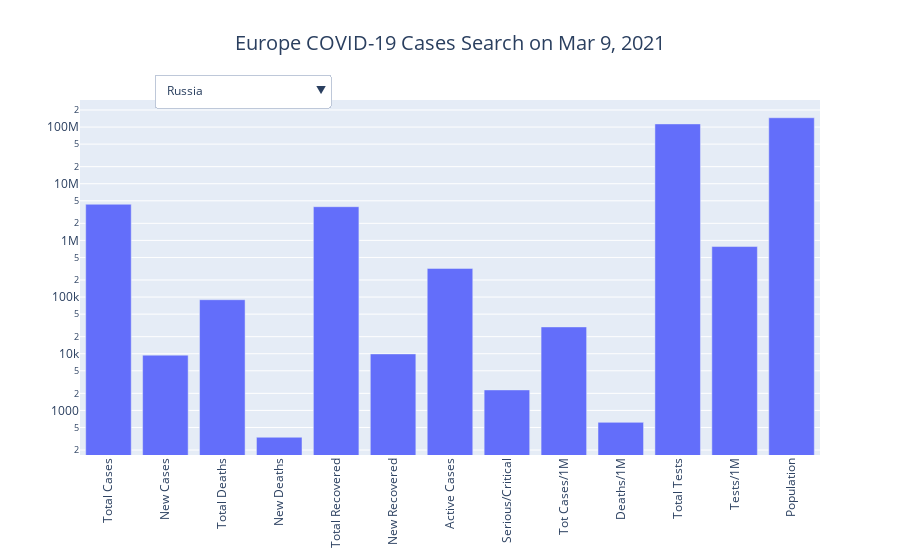

Here is the notebook cell this chart was saved with:
### Code cell
country_visualization('Europe')

### Figure 1 — Plotly figure (JSON) as saved in the notebook; plotly's stock layout.template omitted (floating-point values rounded to 4 significant figures; data arrays with more than 128 entries replaced by an {"elided": "..."} marker saying what was removed)
{"data": [{"name": "Russia", "type": "bar", "visible": true, "x": ["Total Cases", "New Cases", "Total Deaths", "New Deaths", "Total Recovered", "New Recovered", "Active Cases", "Serious/Critical", "Tot Cases/1M", "Deaths/1M", "Total Tests", "Tests/1M", "Population"], "y": [4342474, 9445, 89809, 336, 3932177, 9931, 320488, 2300, 29748, 615, 113700000, 778887, 145977558]}, {"name": "UK", "type": "bar", "visible": false, "x": ["Total Cases", "New Cases", "Total Deaths", "New Deaths", "Total Recovered", "New Recovered", "Active Cases", "Serious/Critical", "Tot Cases/1M", "Deaths/1M", "Total Tests", "Tests/1M", "Population"], "y": [4228998, 5766, 124797, 231, 3315934, 37305, 788267, 1356, 62071, 1832, 98133566, 1440364, 68131084]}, {"name": "France", "type": "bar", "visible": false, "x": ["Total Cases", "New Cases", "Total Deaths", "New Deaths", "Total Recovered", "New Recovered", "Active Cases", "Serious/Critical", "Tot Cases/1M", "Deaths/1M", "Total Tests", "Tests/1M", "Population"], "y": [3932862, 23302, 89301, 316, 267539, 1443, 3576022, 3918, 60160, 1366, 55599261, 850494, 65372907]}, {"name": "Spain", "type": "bar", "visible": false, "x": ["Total Cases", "New Cases", "Total Deaths", "New Deaths", "Total Recovered", "New Recovered", "Active Cases", "Serious/Critical", "Tot Cases/1M", "Deaths/1M", "Total Tests", "Tests/1M", "Population"], "y": [3164983, 4013, 71727, 291, 2823433, 12504, 269823, 2358, 67675, 1534, 40292390, 861551, 46767250]}, {"name": "Italy", "type": "bar", "visible": false, "x": ["Total Cases", "New Cases", "Total Deaths", "New Deaths", "Total Recovered", "New Recovered", "Active Cases", "Serious/Critical", "Tot Cases/1M", "Deaths/1M", "Total Tests", "Tests/1M", "Population"], "y": [3101093, 19749, 100479, 376, 2521731, 12999, 478883, 2756, 51342, 1664, 42872865, 709809, 60400547]}, {"name": "Germany", "type": "bar", "visible": false, "x": ["Total Cases", "New Cases", "Total Deaths", "New Deaths", "Total Recovered", "New Recovered", "Active Cases", "Serious/Critical", "Tot Cases/1M", "Deaths/1M", "Total Tests", "Tests/1M", "Population"], "y": [2520609, 6841, 72981, 283, 2319600, 8700, 128028, 2848, 30019, 869, 45114160, 537277, 83968223]}, {"name": "Poland", "type": "bar", "visible": false, "x": ["Total Cases", "New Cases", "Total Deaths", "New Deaths", "Total Recovered", "New Recovered", "Active Cases", "Serious/Critical", "Tot Cases/1M", "Deaths/1M", "Total Tests", "Tests/1M", "Population"], "y": [1811036, 9954, 45599, 282, 1503353, 9270, 262084, 1837, 47888, 1206, 10328276, 273104, 37818045]}, {"name": "Ukraine", "type": "bar", "visible": false, "x": ["Total Cases", "New Cases", "Total Deaths", "New Deaths", "Total Recovered", "New Recovered", "Active Cases", "Serious/Critical", "Tot Cases/1M", "Deaths/1M", "Total Tests", "Tests/1M", "Population"], "y": [1410061, 3261, 27204, 76, 1199229, 975, 183628, 177, 32376, 625, 7062386, 162159, 43552328]}, {"name": "Czechia", "type": "bar", "visible": false, "x": ["Total Cases", "New Cases", "Total Deaths", "New Deaths", "Total Recovered", "New Recovered", "Active Cases", "Serious/Critical", "Tot Cases/1M", "Deaths/1M", "Total Tests", "Tests/1M", "Population"], "y": [1335815, 10466, 22147, 110, 1150634, 269, 163034, 1789, 124579, 2065, 8877876, 827955, 10722655]}, {"name": "Netherlands", "type": "bar", "visible": false, "x": ["Total Cases", "New Cases", "Total Deaths", "New Deaths", "Total Recovered", "New Recovered", "Active Cases", "Serious/Critical", "Tot Cases/1M", "Deaths/1M", "Total Tests", "Tests/1M", "Population"], "y": [1128202, 4293, 15917, 56, 0, 0, 0, 556, 65742, 928, 6970400, 406178, 17160963]}, {"name": "Romania", "type": "bar", "visible": false, "x": ["Total Cases", "New Cases", "Total Deaths", "New Deaths", "Total Recovered", "New Recovered", "Active Cases", "Serious/Critical", "Tot Cases/1M", "Deaths/1M", "Total Tests", "Tests/1M", "Population"], "y": [835552, 4989, 21056, 93, 767219, 5588, 47277, 1126, 43634, 1100, 6574329, 343324, 19149049]}, {"name": "Portugal", "type": "bar", "visible": false, "x": ["Total Cases", "New Cases", "Total Deaths", "New Deaths", "Total Recovered", "New Recovered", "Active Cases", "Serious/Critical", "Tot Cases/1M", "Deaths/1M", "Total Tests", "Tests/1M", "Population"], "y": [811306, 847, 16595, 30, 734218, 1872, 60493, 312, 79726, 1631, 8429713, 828375, 10176204]}, {"name": "Belgium", "type": "bar", "visible": false, "x": ["Total Cases", "New Cases", "Total Deaths", "New Deaths", "Total Recovered", "New Recovered", "Active Cases", "Serious/Critical", "Tot Cases/1M", "Deaths/1M", "Total Tests", "Tests/1M", "Population"], "y": [789008, 1117, 22292, 31, 53588, 71, 713128, 425, 67876, 1918, 9793185, 842475, 11624300]}, {"name": "Sweden", "type": "bar", "visible": false, "x": ["Total Cases", "New Cases", "Total Deaths", "New Deaths", "Total Recovered", "New Recovered", "Active Cases", "Serious/Critical", "Tot Cases/1M", "Deaths/1M", "Total Tests", "Tests/1M", "Population"], "y": [695975, -1, 13042, 34, 0, 0, 0, 216, 68620, 1286, 6378529, 628890, 10142523]}, {"name": "Switzerland", "type": "bar", "visible": false, "x": ["Total Cases", "New Cases", "Total Deaths", "New Deaths", "Total Recovered", "New Recovered", "Active Cases", "Serious/Critical", "Tot Cases/1M", "Deaths/1M", "Total Tests", "Tests/1M", "Population"], "y": [566412, 1378, 10065, 9, 521912, -1, 34435, 167, 65119, 1157, 5286832, 607816, 8698077]}, {"name": "Serbia", "type": "bar", "visible": false, "x": ["Total Cases", "New Cases", "Total Deaths", "New Deaths", "Total Recovered", "New Recovered", "Active Cases", "Serious/Critical", "Tot Cases/1M", "Deaths/1M", "Total Tests", "Tests/1M", "Population"], "y": [494106, 4576, 4599, 20, 400347, -1, 89160, 189, 56708, 528, 3072096, 352584, 8713088]}, {"name": "Austria", "type": "bar", "visible": false, "x": ["Total Cases", "New Cases", "Total Deaths", "New Deaths", "Total Recovered", "New Recovered", "Active Cases", "Serious/Critical", "Tot Cases/1M", "Deaths/1M", "Total Tests", "Tests/1M", "Population"], "y": [479391, 2411, 8757, 25, 447041, 2009, 23593, 338, 53020, 969, 5778608, 639106, 9041707]}, {"name": "Hungary", "type": "bar", "visible": false, "x": ["Total Cases", "New Cases", "Total Deaths", "New Deaths", "Total Recovered", "New Recovered", "Active Cases", "Serious/Critical", "Tot Cases/1M", "Deaths/1M", "Total Tests", "Tests/1M", "Population"], "y": [475207, 6494, 16146, 158, 338946, 2202, 120115, 833, 49278, 1674, 3891778, 403568, 9643436]}, {"name": "Slovakia", "type": "bar", "visible": false, "x": ["Total Cases", "New Cases", "Total Deaths", "New Deaths", "Total Recovered", "New Recovered", "Active Cases", "Serious/Critical", "Tot Cases/1M", "Deaths/1M", "Total Tests", "Tests/1M", "Population"], "y": [325993, 2207, 8037, 116, 255300, -1, 62656, 740, 59690, 1472, 2137775, 391429, 5461463]}, {"name": "Belarus", "type": "bar", "visible": false, "x": ["Total Cases", "New Cases", "Total Deaths", "New Deaths", "Total Recovered", "New Recovered", "Active Cases", "Serious/Critical", "Tot Cases/1M", "Deaths/1M", "Total Tests", "Tests/1M", "Population"], "y": [297514, 1073, 2055, 8, 288049, 852, 7410, -1, 31492, 218, 5025044, 531909, 9447182]}, {"name": "Bulgaria", "type": "bar", "visible": false, "x": ["Total Cases", "New Cases", "Total Deaths", "New Deaths", "Total Recovered", "New Recovered", "Active Cases", "Serious/Critical", "Tot Cases/1M", "Deaths/1M", "Total Tests", "Tests/1M", "Population"], "y": [266805, 3502, 10902, 138, 217518, 3403, 38385, 497, 38599, 1577, 1778810, 257340, 6912303]}, {"name": "Croatia", "type": "bar", "visible": false, "x": ["Total Cases", "New Cases", "Total Deaths", "New Deaths", "Total Recovered", "New Recovered", "Active Cases", "Serious/Critical", "Tot Cases/1M", "Deaths/1M", "Total Tests", "Tests/1M", "Population"], "y": [247099, 491, 5621, 19, 238121, 464, 3357, 78, 60448, 1375, 1396129, 341537, 4087784]}, {"name": "Ireland", "type": "bar", "visible": false, "x": ["Total Cases", "New Cases", "Total Deaths", "New Deaths", "Total Recovered", "New Recovered", "Active Cases", "Serious/Critical", "Tot Cases/1M", "Deaths/1M", "Total Tests", "Tests/1M", "Population"], "y": [223957, 306, 4452, 30, 23364, -1, 196141, 93, 45011, 895, 3656842, 734957, 4975586]}, {"name": "Denmark", "type": "bar", "visible": false, "x": ["Total Cases", "New Cases", "Total Deaths", "New Deaths", "Total Recovered", "New Recovered", "Active Cases", "Serious/Critical", "Tot Cases/1M", "Deaths/1M", "Total Tests", "Tests/1M", "Population"], "y": [215791, 527, 2381, -1, 206421, 589, 6989, 38, 37165, 410, 18364726, 3162934, 5806231]}, {"name": "Greece", "type": "bar", "visible": false, "x": ["Total Cases", "New Cases", "Total Deaths", "New Deaths", "Total Recovered", "New Recovered", "Active Cases", "Serious/Critical", "Tot Cases/1M", "Deaths/1M", "Total Tests", "Tests/1M", "Population"], "y": [209462, 3181, 6843, 46, 179672, 3594, 22947, 477, 20164, 659, 5638039, 542750, 10387913]}, {"name": "Lithuania", "type": "bar", "visible": false, "x": ["Total Cases", "New Cases", "Total Deaths", "New Deaths", "Total Recovered", "New Recovered", "Active Cases", "Serious/Critical", "Tot Cases/1M", "Deaths/1M", "Total Tests", "Tests/1M", "Population"], "y": [202900, 462, 3341, 4, 189070, 825, 10489, 148, 75260, 1239, 2182242, 809444, 2695978]}, {"name": "Moldova", "type": "bar", "visible": false, "x": ["Total Cases", "New Cases", "Total Deaths", "New Deaths", "Total Recovered", "New Recovered", "Active Cases", "Serious/Critical", "Tot Cases/1M", "Deaths/1M", "Total Tests", "Tests/1M", "Population"], "y": [196475, 873, 4150, 21, 173141, 899, 19184, 331, 48783, 1030, 748683, 185893, 4027499]}, {"name": "Slovenia", "type": "bar", "visible": false, "x": ["Total Cases", "New Cases", "Total Deaths", "New Deaths", "Total Recovered", "New Recovered", "Active Cases", "Serious/Critical", "Tot Cases/1M", "Deaths/1M", "Total Tests", "Tests/1M", "Population"], "y": [196421, 740, 3904, 7, 181915, 892, 10602, 90, 94472, 1878, 950058, 456949, 2079135]}, {"name": "Bosnia and Herzegovina", "type": "bar", "visible": false, "x": ["Total Cases", "New Cases", "Total Deaths", "New Deaths", "Total Recovered", "New Recovered", "Active Cases", "Serious/Critical", "Tot Cases/1M", "Deaths/1M", "Total Tests", "Tests/1M", "Population"], "y": [138542, 1251, 5345, 48, 119135, 415, 14062, -1, 42410, 1636, 694132, 212486, 3266726]}, {"name": "Albania", "type": "bar", "visible": false, "x": ["Total Cases", "New Cases", "Total Deaths", "New Deaths", "Total Recovered", "New Recovered", "Active Cases", "Serious/Critical", "Tot Cases/1M", "Deaths/1M", "Total Tests", "Tests/1M", "Population"], "y": [114209, 629, 1969, 13, 76784, 897, 35456, 46, 39716, 685, 490642, 170621, 2875632]}, {"name": "North Macedonia", "type": "bar", "visible": false, "x": ["Total Cases", "New Cases", "Total Deaths", "New Deaths", "Total Recovered", "New Recovered", "Active Cases", "Serious/Critical", "Tot Cases/1M", "Deaths/1M", "Total Tests", "Tests/1M", "Population"], "y": [108350, 871, 3228, 22, 95822, 412, 9300, 124, 52008, 1549, 548210, 263143, 2083315]}, {"name": "Latvia", "type": "bar", "visible": false, "x": ["Total Cases", "New Cases", "Total Deaths", "New Deaths", "Total Recovered", "New Recovered", "Active Cases", "Serious/Critical", "Tot Cases/1M", "Deaths/1M", "Total Tests", "Tests/1M", "Population"], "y": [90997, 472, 1705, 6, 80892, 645, 8400, 84, 48616, 911, 1600474, 855060, 1871769]}, {"name": "Montenegro", "type": "bar", "visible": false, "x": ["Total Cases", "New Cases", "Total Deaths", "New Deaths", "Total Recovered", "New Recovered", "Active Cases", "Serious/Critical", "Tot Cases/1M", "Deaths/1M", "Total Tests", "Tests/1M", "Population"], "y": [80803, 612, 1092, 7, 70648, 511, 9063, 69, 128642, 1739, 296858, 472613, 628121]}, {"name": "Estonia", "type": "bar", "visible": false, "x": ["Total Cases", "New Cases", "Total Deaths", "New Deaths", "Total Recovered", "New Recovered", "Active Cases", "Serious/Critical", "Tot Cases/1M", "Deaths/1M", "Total Tests", "Tests/1M", "Population"], "y": [77491, 1308, 669, 2, 57206, 1565, 19616, 53, 58389, 504, 994902, 749654, 1327149]}, {"name": "Norway", "type": "bar", "visible": false, "x": ["Total Cases", "New Cases", "Total Deaths", "New Deaths", "Total Recovered", "New Recovered", "Active Cases", "Serious/Critical", "Tot Cases/1M", "Deaths/1M", "Total Tests", "Tests/1M", "Population"], "y": [76484, 714, 632, -1, 66014, -1, 9838, 19, 14033, 116, 3910562, 717490, 5450339]}, {"name": "Finland", "type": "bar", "visible": false, "x": ["Total Cases", "New Cases", "Total Deaths", "New Deaths", "Total Recovered", "New Recovered", "Active Cases", "Serious/Critical", "Tot Cases/1M", "Deaths/1M", "Total Tests", "Tests/1M", "Population"], "y": [63110, 588, 776, 2, 46000, -1, 16334, 40, 11378, 140, 3512031, 633181, 5546645]}, {"name": "Luxembourg", "type": "bar", "visible": false, "x": ["Total Cases", "New Cases", "Total Deaths", "New Deaths", "Total Recovered", "New Recovered", "Active Cases", "Serious/Critical", "Tot Cases/1M", "Deaths/1M", "Total Tests", "Tests/1M", "Population"], "y": [56822, 145, 668, 5, 53266, 26, 2888, 21, 89775, 1055, 2194489, 3467136, 632940]}, {"name": "Malta", "type": "bar", "visible": false, "x": ["Total Cases", "New Cases", "Total Deaths", "New Deaths", "Total Recovered", "New Recovered", "Active Cases", "Serious/Critical", "Tot Cases/1M", "Deaths/1M", "Total Tests", "Tests/1M", "Population"], "y": [24847, 248, 335, 1, 21477, 390, 3035, 18, 56170, 757, 733474, 1658123, 442352]}, {"name": "Andorra", "type": "bar", "visible": false, "x": ["Total Cases", "New Cases", "Total Deaths", "New Deaths", "Total Recovered", "New Recovered", "Active Cases", "Serious/Critical", "Tot Cases/1M", "Deaths/1M", "Total Tests", "Tests/1M", "Population"], "y": [11089, 20, 112, -1, 10685, 24, 292, 17, 143361, 1448, 193595, 2502844, 77350]}, {"name": "Iceland", "type": "bar", "visible": false, "x": ["Total Cases", "New Cases", "Total Deaths", "New Deaths", "Total Recovered", "New Recovered", "Active Cases", "Serious/Critical", "Tot Cases/1M", "Deaths/1M", "Total Tests", "Tests/1M", "Population"], "y": [6067, 3, 29, -1, 6022, 2, 16, 6, 17700, 85, 508716, 1484158, 342764]}, {"name": "Gibraltar", "type": "bar", "visible": false, "x": ["Total Cases", "New Cases", "Total Deaths", "New Deaths", "Total Recovered", "New Recovered", "Active Cases", "Serious/Critical", "Tot Cases/1M", "Deaths/1M", "Total Tests", "Tests/1M", "Population"], "y": [4255, 6, 93, -1, 4136, 2, 26, 1, 126321, 2761, 194538, 5775383, 33684]}, {"name": "Channel Islands", "type": "bar", "visible": false, "x": ["Total Cases", "New Cases", "Total Deaths", "New Deaths", "Total Recovered", "New Recovered", "Active Cases", "Serious/Critical", "Tot Cases/1M", "Deaths/1M", "Total Tests", "Tests/1M", "Population"], "y": [4043, 1, 86, -1, 3958, 10, -1, 1, 23108, 492, 388235, 2218968, 174962]}, {"name": "San Marino", "type": "bar", "visible": false, "x": ["Total Cases", "New Cases", "Total Deaths", "New Deaths", "Total Recovered", "New Recovered", "Active Cases", "Serious/Critical", "Tot Cases/1M", "Deaths/1M", "Total Tests", "Tests/1M", "Population"], "y": [3984, 46, 77, 1, 3457, 21, 450, 9, 117245, 2266, 45513, 1339406, 33980]}, {"name": "Liechtenstein", "type": "bar", "visible": false, "x": ["Total Cases", "New Cases", "Total Deaths", "New Deaths", "Total Recovered", "New Recovered", "Active Cases", "Serious/Critical", "Tot Cases/1M", "Deaths/1M", "Total Tests", "Tests/1M", "Population"], "y": [2594, 2, 55, 1, 2519, -1, 20, 1, 67900, 1440, 28293, 740596, 38203]}, {"name": "Monaco", "type": "bar", "visible": false, "x": ["Total Cases", "New Cases", "Total Deaths", "New Deaths", "Total Recovered", "New Recovered", "Active Cases", "Serious/Critical", "Tot Cases/1M", "Deaths/1M", "Total Tests", "Tests/1M", "Population"], "y": [2048, 20, 26, -1, 1869, 19, 153, 4, 51936, 659, 51953, 1317501, 39433]}, {"name": "Isle of Man", "type": "bar", "visible": false, "x": ["Total Cases", "New Cases", "Total Deaths", "New Deaths", "Total Recovered", "New Recovered", "Active Cases", "Serious/Critical", "Tot Cases/1M", "Deaths/1M", "Total Tests", "Tests/1M", "Population"], "y": [952, 87, 25, -1, 417, -1, 510, 2, 11155, 293, 36419, 426742, 85342]}, {"name": "Faeroe Islands", "type": "bar", "visible": false, "x": ["Total Cases", "New Cases", "Total Deaths", "New Deaths", "Total Recovered", "New Recovered", "Active Cases", "Serious/Critical", "Tot Cases/1M", "Deaths/1M", "Total Tests", "Tests/1M", "Population"], "y": [660, -1, 1, -1, 657, -1, 2, -1, 13472, 20, 234051, 4777429, 48991]}, {"name": "Vatican City", "type": "bar", "visible": false, "x": ["Total Cases", "New Cases", "Total Deaths", "New Deaths", "Total Recovered", "New Recovered", "Active Cases", "Serious/Critical", "Tot Cases/1M", "Deaths/1M", "Total Tests", "Tests/1M", "Population"], "y": [27, -1, -1, -1, 15, -1, 12, -1, 33666, -1, -1, -1, 802]}], "layout": {"title": {"font": {"size": 20}, "text": "Europe COVID-19 Cases Search on Mar 9, 2021", "x": 0.5, "xanchor": "center"}, "updatemenus": [{"buttons": [{"args": [{"visible": {"elided": "210 bool values"}}], "label": "Russia", "method": "update"}, {"args": [{"visible": {"elided": "210 bool values"}}], "label": "UK", "method": "update"}, {"args": [{"visible": {"elided": "210 bool values"}}], "label": "France", "method": "update"}, {"args": [{"visible": {"elided": "210 bool values"}}], "label": "Spain", "method": "update"}, {"args": [{"visible": {"elided": "210 bool values"}}], "label": "Italy", "method": "update"}, {"args": [{"visible": {"elided": "210 bool values"}}], "label": "Germany", "method": "update"}, {"args": [{"visible": {"elided": "210 bool values"}}], "label": "Poland", "method": "update"}, {"args": [{"visible": {"elided": "210 bool values"}}], "label": "Ukraine", "method": "update"}, {"args": [{"visible": {"elided": "210 bool values"}}], "label": "Czechia", "method": "update"}, {"args": [{"visible": {"elided": "210 bool values"}}], "label": "Netherlands", "method": "update"}, {"args": [{"visible": {"elided": "210 bool values"}}], "label": "Romania", "method": "update"}, {"args": [{"visible": {"elided": "210 bool values"}}], "label": "Portugal", "method": "update"}, {"args": [{"visible": {"elided": "210 bool values"}}], "label": "Belgium", "method": "update"}, {"args": [{"visible": {"elided": "210 bool values"}}], "label": "Sweden", "method": "update"}, {"args": [{"visible": {"elided": "210 bool values"}}], "label": "Switzerland", "method": "update"}, {"args": [{"visible": {"elided": "210 bool values"}}], "label": "Serbia", "method": "update"}, {"args": [{"visible": {"elided": "210 bool values"}}], "label": "Austria", "method": "update"}, {"args": [{"visible": {"elided": "210 bool values"}}], "label": "Hungary", "method": "update"}, {"args": [{"visible": {"elided": "210 bool values"}}], "label": "Slovakia", "method": "update"}, {"args": [{"visible": {"elided": "210 bool values"}}], "label": "Belarus", "method": "update"}, {"args": [{"visible": {"elided": "210 bool values"}}], "label": "Bulgaria", "method": "update"}, {"args": [{"visible": {"elided": "210 bool values"}}], "label": "Croatia", "method": "update"}, {"args": [{"visible": {"elided": "210 bool values"}}], "label": "Ireland", "method": "update"}, {"args": [{"visible": {"elided": "210 bool values"}}], "label": "Denmark", "method": "update"}, {"args": [{"visible": {"elided": "210 bool values"}}], "label": "Greece", "method": "update"}, {"args": [{"visible": {"elided": "210 bool values"}}], "label": "Lithuania", "method": "update"}, {"args": [{"visible": {"elided": "210 bool values"}}], "label": "Moldova", "method": "update"}, {"args": [{"visible": {"elided": "210 bool values"}}], "label": "Slovenia", "method": "update"}, {"args": [{"visible": {"elided": "210 bool values"}}], "label": "Bosnia and Herzegovina", "method": "update"}, {"args": [{"visible": {"elided": "210 bool values"}}], "label": "Albania", "method": "update"}, {"args": [{"visible": {"elided": "210 bool values"}}], "label": "North Macedonia", "method": "update"}, {"args": [{"visible": {"elided": "210 bool values"}}], "label": "Latvia", "method": "update"}, {"args": [{"visible": {"elided": "210 bool values"}}], "label": "Montenegro", "method": "update"}, {"args": [{"visible": {"elided": "210 bool values"}}], "label": "Estonia", "method": "update"}, {"args": [{"visible": {"elided": "210 bool values"}}], "label": "Norway", "method": "update"}, {"args": [{"visible": {"elided": "210 bool values"}}], "label": "Finland", "method": "update"}, {"args": [{"visible": {"elided": "210 bool values"}}], "label": "Luxembourg", "method": "update"}, {"args": [{"visible": {"elided": "210 bool values"}}], "label": "Malta", "method": "update"}, {"args": [{"visible": {"elided": "210 bool values"}}], "label": "Andorra", "method": "update"}, {"args": [{"visible": {"elided": "210 bool values"}}], "label": "Iceland", "method": "update"}, {"args": [{"visible": {"elided": "210 bool values"}}], "label": "Gibraltar", "method": "update"}, {"args": [{"visible": {"elided": "210 bool values"}}], "label": "Channel Islands", "method": "update"}, {"args": [{"visible": {"elided": "210 bool values"}}], "label": "San Marino", "method": "update"}, {"args": [{"visible": {"elided": "210 bool values"}}], "label": "Liechtenstein", "method": "update"}, {"args": [{"visible": {"elided": "210 bool values"}}], "label": "Monaco", "method": "update"}, {"args": [{"visible": {"elided": "210 bool values"}}], "label": "Isle of Man", "method": "update"}, {"args": [{"visible": {"elided": "210 bool values"}}], "label": "Faeroe Islands", "method": "update"}, {"args": [{"visible": {"elided": "210 bool values"}}], "label": "Vatican City", "method": "update"}], "direction": "down", "pad": {"r": 10, "t": 10}, "showactive": true, "x": 0.1, "xanchor": "left", "y": 1.1, "yanchor": "top"}], "xaxis": {"tickangle": -90}, "yaxis": {"type": "log"}}}
